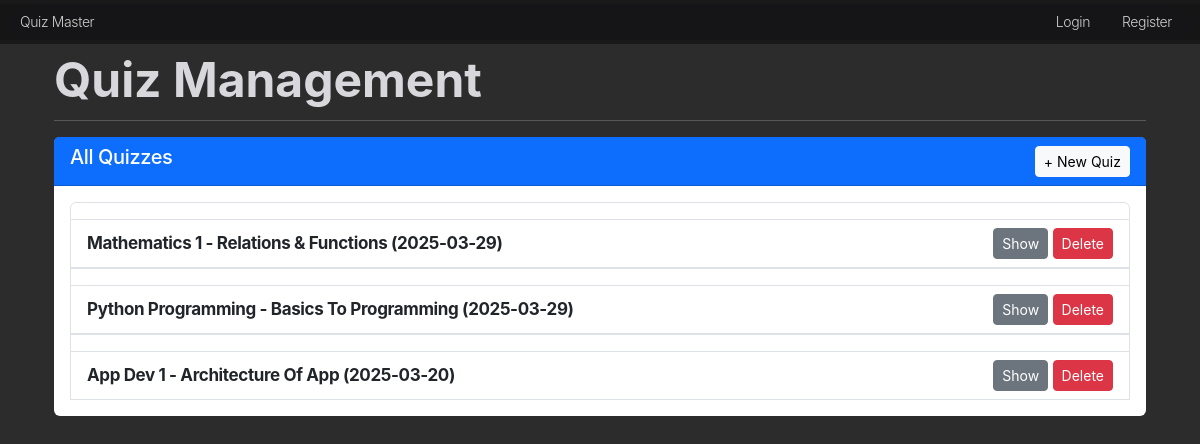
The app's page /admin/quiz, older data.
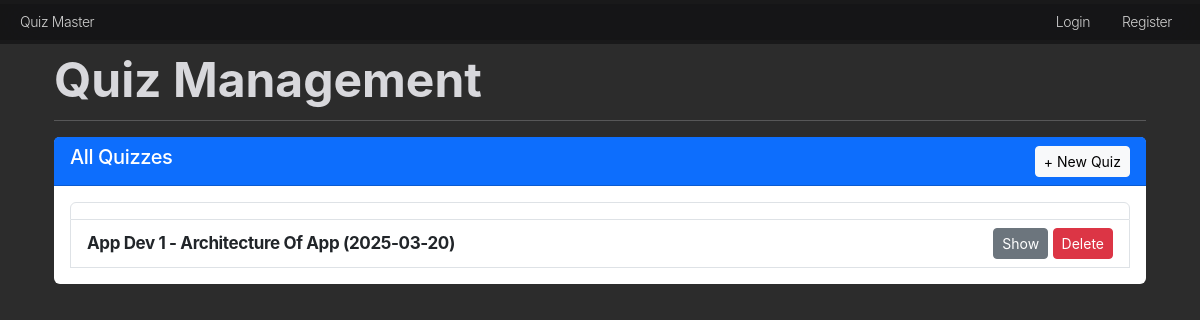
The same page, newer data.
### models.py (models this page shows, shortened)
class Quiz(db.Model):
    id = db.Column(db.Integer, primary_key=True)
    chapter_id = db.Column(db.Integer, db.ForeignKey('chapter.id'), nullable=False)
    date_of_quiz = db.Column(db.Date, nullable=False, default=datetime.utcnow)
    time_duration = db.Column(db.String(5), nullable=False)  # Format HH:MM
    remarks = db.Column(db.Text, nullable=True)
    chapter = db.relationship('Chapter', backref=db.backref('quizzes', lazy=True))

class Subject(db.Model):
    id = db.Column(db.Integer, primary_key=True)
    name = db.Column(db.String(100), unique=True, nullable=False)
    description = db.Column(db.Text, nullable=True)

class Chapter(db.Model):
    id = db.Column(db.Integer, primary_key=True)
    name = db.Column(db.String(100), nullable=False)
    description = db.Column(db.Text, nullable=True)
    subject_id = db.Column(db.Integer, db.ForeignKey('subject.id'), nullable=False)
    subject = db.relationship('Subject', backref=db.backref('chapters', lazy=True))

### routes.py (the view)
@main.route('/admin/quiz')
def quiz_management():
    current_user = get_current_user()
    quizzes = Quiz.query.all()
    subjects = Subject.query.all()
    chapters = Chapter.query.all()
    today_date = datetime.today().date()
    return render_template('quiz.html',current_user=current_user, quizzes=quizzes, chapters=chapters, subjects = subjects, today=today_date)

### routes.py (called while the page is built)
def get_current_user():
    if 'user_id' in session:
        return User.query.get(session['user_id'])
    return None

### templates/quiz.html (shortened to what this page needs)
{% extends "base.html" %}
{% block content %}
<div class="container">
    <h2 class="mt-4">Quiz Management</h2>
    <hr>
    <div class="card mb-4">
        <div class="card-header bg-primary text-white d-flex justify-content-between align-items-center">
            <h5>All Quizzes</h5>
            <button class="btn btn-light btn-sm" onclick="openQuizModal()">+ New Quiz</button>
        </div>
        <div class="card-body">
            {% if quizzes %}
            <ul class="list-group">
                {% for quiz in quizzes %}
                    <li class="list-group-item">
                        <li class="list-group-item d-flex justify-content-between align-items-center">
                            <div>
                                <strong>{{ quiz.chapter.subject.name }} - {{ quiz.chapter.name }} ({{ quiz.date_of_quiz }})</strong>
                            </div>
                            <div>
                                <button class="btn btn-sm btn-secondary" onclick="toggleQuestions('{{ quiz.id }}')">Show</button>
                                <button class="btn btn-danger btn-sm" onclick="deleteQuiz({{ quiz.id }})">Delete</button>
                            </div>
                        </li>
                    </li>
                {% endfor %}
            </ul>
            {% else %}
                <p>No quizzes available.</p>
            {% endif %}
        </div>
    </div>
</div>
{% endblock %}

Row changes from the older to the newer data that the page shows:
removed Quiz: chapter.subject.name "Mathematics 1", chapter.name "Relations & Functions", date_of_quiz "2025-03-29"
removed Quiz: chapter.subject.name "Python Programming", chapter.name "Basics To Programming", date_of_quiz "2025-03-29"
